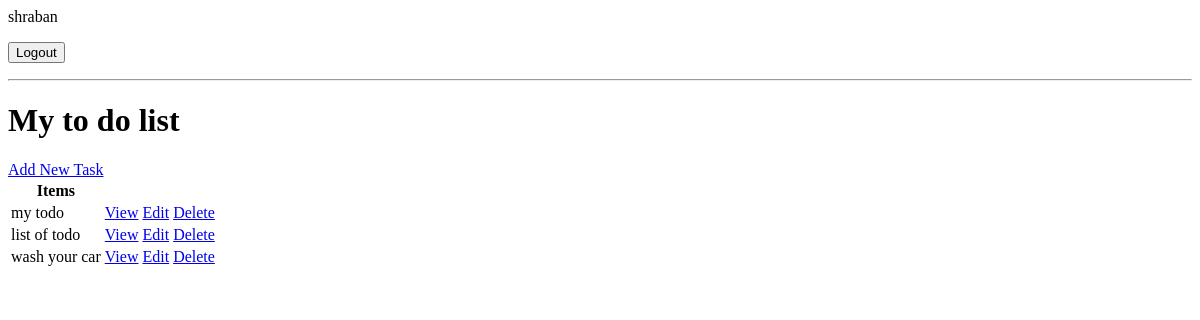
The app's page / (signed in), older data.
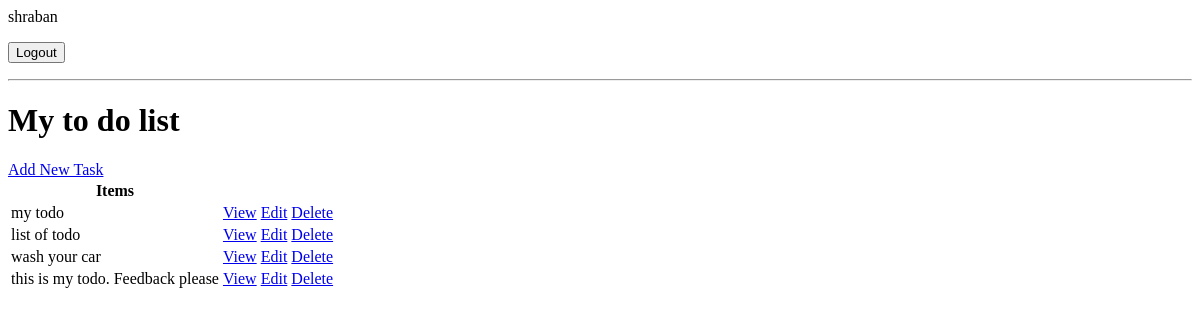
The same page, newer data.
### todo_app/models.py (models this page shows, shortened)
class Task(models.Model):
    user = models.ForeignKey(User, on_delete=models.CASCADE, null=True, blank=True)
    title = models.CharField(max_length=200)
    description = models.TextField(null=True, blank=True)
    complete = models.BooleanField(db_default=False)
    created = models.DateTimeField(auto_now_add=True)
    class Meta:
        ordering = ['complete']

### todo_app/views.py (the view)
# urls.py: path('', TaskList.as_view(), name= 'tasks'),
class TaskList(LoginRequiredMixin, ListView):
    model = Task
    context_object_name = 'tasks'
    def get_context_data(self, **kwargs):
        context = super().get_context_data(**kwargs)
        context['tasks'] = context['tasks'].filter(user = self.request.user)
        context['count'] = context['tasks'].filter(complete = False).count()
        return context

### todo_app/templates/todo_app/task_list.html (shortened to what this page needs)
{% if request.user.is_authenticated %}
<p>{{request.user}}</p>
<form method="POST" action="{% url 'logout' %}">
  <button type="submit">Logout</button>
</form>
{% else %}
<a href="{% url 'login' %}">Login</a>
{% endif %}
<hr />
<h1>My to do list {{color}}</h1>
<a href="{% url 'task-create' %}">Add New Task</a>
<table>
  <tr>
    <th>Items</th>
    <th></th>
    <th></th>
  </tr>
  {% for task in tasks %}
  <tr>
    <td>{{task.title}}</td>
    <td><a href="{% url 'task' task.id %}">View</a></td>
    <td><a href="{% url 'task-update' task.id %}">Edit</a></td>
    <td><a href="{% url 'task-delete' task.id %}">Delete</a></td>
  </tr>
  {% empty %}
  <h3>No Items in the list</h3>
  {% endfor %}
</table>

Row changes from the older to the newer data that the page shows:
added Task: title "this is my todo. Feedback please"
